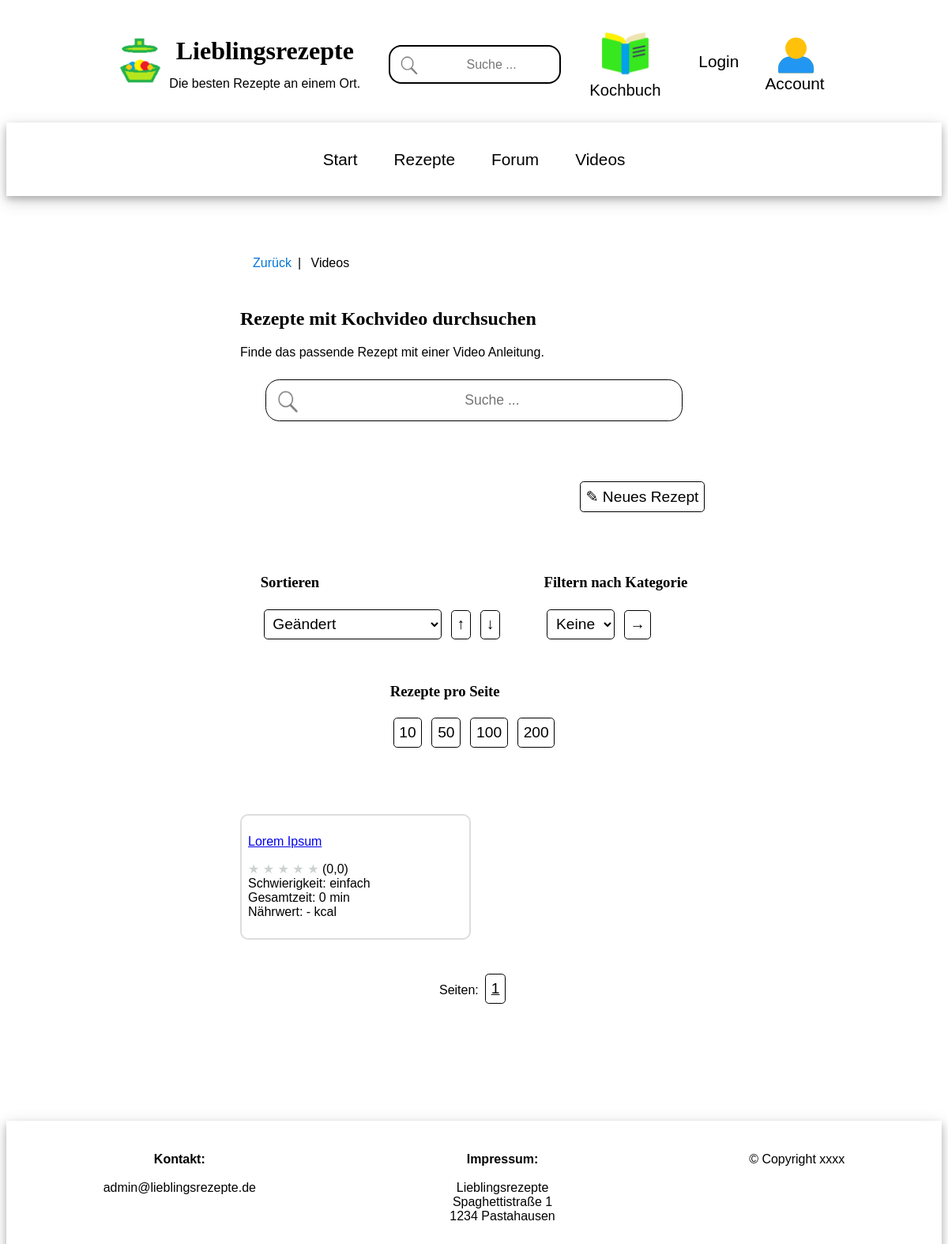
Before: /recipes-video/ with the older database file.
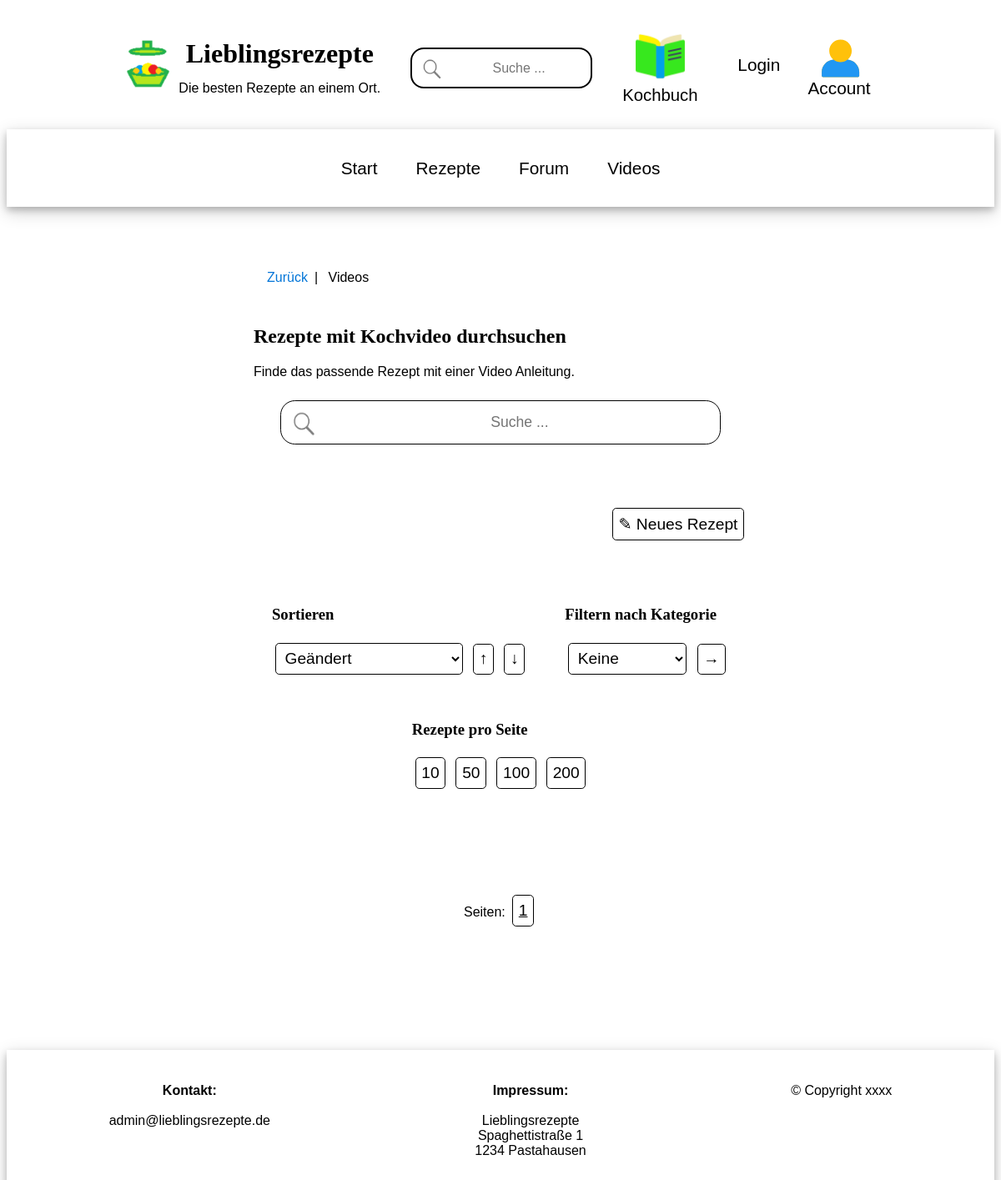
After: the same page with the newer database file.
### recipes_app/models.py (models this page shows, shortened)
class Recipe(models.Model):
    owner = models.ForeignKey(User, on_delete=models.SET_NULL, null=True)
    likes = models.ManyToManyField(User,  blank=True, related_name="likes")
    name = models.CharField(max_length=500)
    updated = models.DateTimeField(auto_now=True)
    created = models.DateTimeField(auto_now_add=True)
    topic = models.ManyToManyField(Topic, blank=True)
    persons = models.IntegerField()
    ingredients = models.TextField(null=True, blank=True)
    steps = models.TextField(null=True, blank=True)
    tips = models.TextField(null=True, blank=True)
    reference = models.TextField(null=True, blank=True)
    reference_link = models.URLField(max_length=2048, null=True, blank=True)
    nutrients_person = models.FloatField(null=True, blank=True, default=0.0)
    nutrients_table = models.TextField(null=True, blank=True)
    expected_time_total = models.FloatField(null=True, blank=True, default=0.0)
    expected_time_work = models.FloatField(null=True, blank=True, default=0.0)
    expected_time_bake = models.FloatField(null=True, blank=True, default=0.0)
    expected_time_rest = models.FloatField(null=True, blank=True, default=0.0)
    difficulty = models.IntegerField(null=True, blank=True, default=0)
    image_meal = models.ImageField(blank=True, upload_to="recipes")
    video_meal = models.URLField(max_length=2048, null=True, blank=True)
    rating_mean = models.FloatField(null=True, blank=True, default=0.0)
    rating_count = models.IntegerField(null=True, blank=True, default=0)
    rating_1 = models.IntegerField(null=True, blank=True, default=0)
    rating_2 = models.IntegerField(null=True, blank=True, default=0)
    rating_3 = models.IntegerField(null=True, blank=True, default=0)
    rating_4 = models.IntegerField(null=True, blank=True, default=0)
    rating_5 = models.IntegerField(null=True, blank=True, default=0)
    class Meta:
        ordering = ['-updated', '-created']

### recipes_app/views.py (the view)
# urls.py: path('recipes-video/', views.recipes_video, name="recipes-video"),
def recipes_video(request):
    recipes_video = Recipe.objects.exclude(video_meal__isnull=True)
    context = recipes_grid(recipes_video, request)
    context.update({"show_video": True})
    context["recipe_scr"] = "videos"
    return render(request, 'recipes_app/recipes_video.html', context)

### recipes_app/pagination.py (called while the page is built)
    def valid_page(self, page_index: int):
        if self.number_of_pages <= 0:
            return 0
        return min(max(0, page_index), self.number_of_pages - 1)

    def get_items_for_page(self, list_of_items, page_index: int):
        if self.number_of_pages <= 0:
            return []
        return list_of_items[page_index*self.items_per_page:(page_index+1)*self.items_per_page]

### recipes_app/templates/recipes_app/recipes_video.html (shortened to what this page needs)
{% extends 'main.html' %}
{% block content %}
<div class="main-container">
    <div class="main-middle-column">
        <ul class="breadcrumb">
          <li><a href="{{request.META.HTTP_REFERER}}">Zurück</a></li>
          <li>Videos</li>
        </ul>
        <div class="card">
            <h2>Rezepte mit Kochvideo durchsuchen</h2>
            <p>Finde das passende Rezept mit einer Video Anleitung.</p>
            <search>
                <form method="GET" action="{% url 'recipes-video' %}">
                      <input type="text" name="q" placeholder="Suche ..."
                      />
                </form>
            </search>
        </div>
        <div style="text-align: right;">
             <a href="{% url 'create-recipe' %}" class="button-like">&#9998; Neues Rezept </a>
        </div>
        {% include 'recipes_app/recipes_grid.html' %}
    </div>
</div>
{% endblock content %}

### recipes_app/templates/recipes_app/recipes_grid.html (shortened to what this page needs)
<div class="card">
    <div class="grid-option-container">
        <div class="grid-option">
            <h3>Sortieren</h3>
            <form method="GET" action="">
                <select name="srtval" id="srtval">
                    {% for v, n in sort_items %}
                        {% if request.GET.srtval %}
                            {% if request.GET.srtval == v %}
                                <option value="{{v}}" selected>{{n}}</option>
                            {% else %}
                                <option value="{{v}}">{{n}}</option>
                            {% endif %}
                        {% else %}
                            <option value="{{v}}">{{n}}</option>
                        {% endif %}
                    {% endfor %}
                </select>
                <button type="submit" name="srtdir" value="Auf">&uarr;</button>
                    <button type="submit" name="srtdir" value="Ab">&darr;</button>
            </form>
        </div>
         <div class="grid-option">
            <h3>Filtern nach Kategorie</h3>
            <form method="GET" action="">
                <select name="tpc" id="tpc" size="1">
                    <option value=""> Keine </option>
                </select>
                <input type="submit" value="&rarr;" />
            </form>
        </div>
        <div class="grid-option">
            <h3>Rezepte pro Seite</h3>
            <form method="GET" action="">
                <button type="submit" value="10" name="pgShow">10</button>
                <button type="submit" value="50" name="pgShow">50</button>
                <button type="submit" value="50" name="pgShow">100</button>
                <button type="submit" value="200" name="pgShow">200</button>
            </form>
        </div>
    </div>
</div>
<div class="grid-container">
    {% for recipe in recipes %}
        <div class="grid-item">
            {% if show_video %}
                <a href="{% url 'recipe' recipe.id %}?img=vid&srcurl={{recipe_scr}}">{{recipe.name}}</a>
            {% else %}
                <a href="{% url 'recipe' recipe.id %}?srcurl={{recipe_scr}}">{{recipe.name}}</a>
            {% endif %}
            <p>
                {% if recipe.rating_mean %}
                    {% for i in '12345'|make_list  %}
                        {% if i|add:"0" <= recipe.rating_mean %}
                            <span style='color:#f1c40f'>&#9733;</span>
                        {% else %}
                            <span style='color:#ccd1d1'>&#9733;</span>
                        {% endif %}
                    {% endfor %}
                {% else %}
                    <span style='color:#ccd1d1'>&#9733; &#9733; &#9733; &#9733; &#9733;</span>
                {% endif %}
                ({{ recipe.rating_mean|default_if_none:"-" }}) <br>
                Schwierigkeit:
                {% if recipe.difficulty in diff_lookup %}
                    {% for key, value in diff_lookup.items %}
                    {% if key == recipe.difficulty %}
                        {{value}}
                    {% endif %}
                    {% endfor %}
                {% else %}
                    Grad {{ recipe.difficulty|default_if_none:"-" }}
                {% endif%}
                <br>
                Gesamtzeit: {{ recipe.expected_time_total|floatformat:"0" }} min <br>
                {% if  recipe.nutrients_person %}
                    Nährwert: {{ recipe.nutrients_person|floatformat:"0" }} kcal
                {% else %}
                    Nährwert: - kcal
                {% endif%}
            </p>
        </div>
    {% endfor %}
</div>
<div class="card">
    <div class="grid-option" style="text-align:center;">
    <form method="GET" action="">
        Seiten:
        <span class="button-display"><u>{{page_browser_current_index|add:"1"}}</u></span>
    </form>
    </div>
</div>

Changed rows visible on the page:
no longer on this page (row edited): Recipe: name "Lorem Ipsum", rating_mean "0,0", diff_lookup "einfach", expected_time_total "0", nutrients_person "Nährwert: - kcal"
